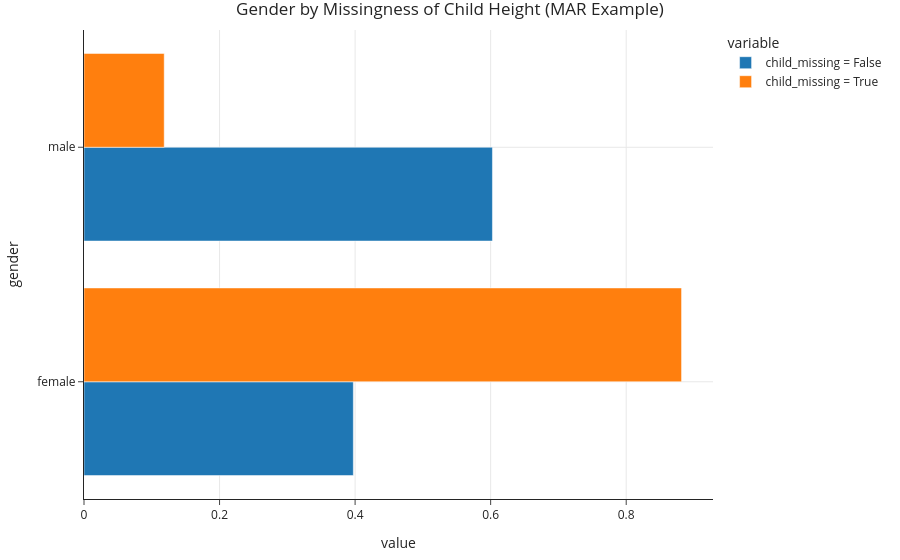

Notebook cell for this chart:
### Code cell
gender_dist.plot(kind='barh', title='Gender by Missingness of Child Height (MAR Example)', barmode='group')

### Figure 1 — Plotly figure (JSON) as saved in the notebook; plotly's stock layout.template omitted (floating-point values rounded to 4 significant figures)
{"data": [{"alignmentgroup": "True", "hovertemplate": "variable=child_missing = False<br>value=%{x}<br>gender=%{y}<extra></extra>", "legendgroup": "child_missing = False", "marker": {"color": "#1F77B4", "pattern": {"shape": ""}}, "name": "child_missing = False", "offsetgroup": "child_missing = False", "orientation": "h", "showlegend": true, "textposition": "auto", "type": "bar", "x": [0.3974, 0.6026], "xaxis": "x", "y": ["female", "male"], "yaxis": "y"}, {"alignmentgroup": "True", "hovertemplate": "variable=child_missing = True<br>value=%{x}<br>gender=%{y}<extra></extra>", "legendgroup": "child_missing = True", "marker": {"color": "#FF7F0E", "pattern": {"shape": ""}}, "name": "child_missing = True", "offsetgroup": "child_missing = True", "orientation": "h", "showlegend": true, "textposition": "auto", "type": "bar", "x": [0.8817, 0.1183], "xaxis": "x", "y": ["female", "male"], "yaxis": "y"}], "layout": {"barmode": "group", "legend": {"title": {"text": "variable"}, "tracegroupgap": 0}, "title": {"text": "Gender by Missingness of Child Height (MAR Example)"}, "xaxis": {"anchor": "y", "domain": [0, 1], "title": {"text": "value"}}, "yaxis": {"anchor": "x", "domain": [0, 1], "title": {"text": "gender"}}}}
